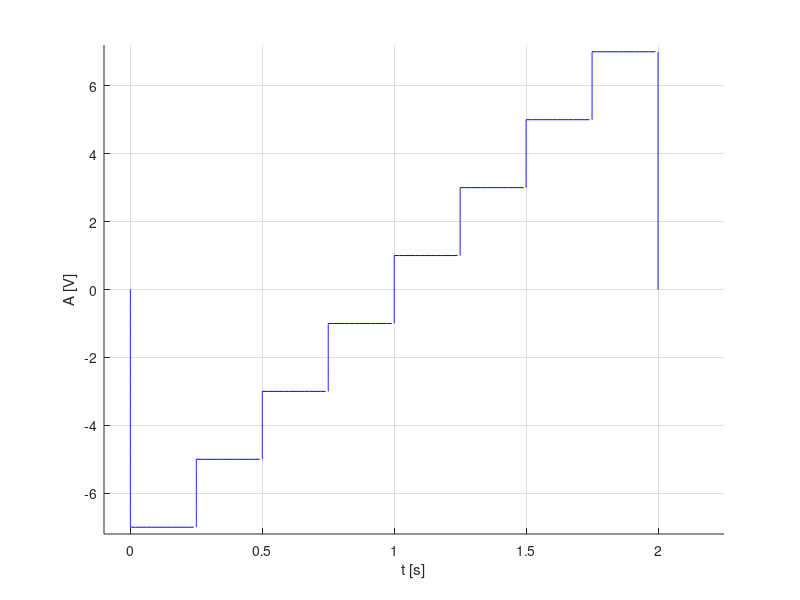

The MATLAB source for this figure:
%Se va genera un semnal cu rezolutie temporara de 20ms pentru un semnal continuu de tipul:
% Semnal dreptunghiular multinivel, aleator
% Durata fiecarui nivel: 0,25 s.
% Nivelurile {-7,-5,-3,-1,1,3,5,7}

hold on
xlabel('t [s]'),ylabel('A [V]')
%d) nivelurile {-7,-5,-3,-1,1,3,5,7}
%Rezolutia temporara de 20ms



%y variaza de la 0 la -7
y=0:-0.02:-7;
x=y*0;
plot(x,y,'b')
%nivel -7
x = 0: 0.02: 1/4;
y = -7+0*x;
plot(x, y, 'b'),grid

%x=1/4;y variaza de la -7 la -5
y=-7:0.02:-5;
x=y*0+1/4;
plot(x,y,'b')

%nivel -5
x = 1/4:0.02:1/2;
y=-5+0*x;
plot(x,y,'b')

%x=1/2; y variaza de la -5 la -3
y=-5:0.02:-3;
x=y*0+1/2;
plot(x,y,'b')

%nivel -3
x = 1/2:0.02:3/4;
y=-3+x*0;
plot(x,y,'b')

%x=3/4; y variaza de la -3 la -1
y=-3:0.02:-1;
x=y*0+3/4;
plot(x,y,'b')

%nivel -1
x = 3/4:0.02:1;
y=-1+x*0;
plot(x,y,'b')

%x=1; y variaza de la -1 la 1;
y=-1:0.02:1;
x=y*0+1;
plot(x,y,'b')

%nivel 1
x = 1:0.02:5/4;
y=1+x*0;
plot(x,y,'b')

%x=5/4; y variaza de la 1 la 3
y=1:0.02:3;
x=y*0+5/4;
plot(x,y,'b')

%nivel 3
x = 5/4:0.02:6/4;
y=3+x*0;
plot(x,y,'b')

%x=6/4; y variaza de la 3 la 5
y=3:0.02:5;
x=y*0+6/4;
plot(x,y,'b')

%nivel 5
x = 6/4:0.02:7/4;
y=5+x*0;
plot(x,y,'b')

%x=7/4; y variaza de la 5 la 7
y=5:0.02:7;
x=7/4+y*0;
plot(x,y,'b')

%nivel 7
x = 7/4:0.02:8/4;
y=7+x*0;
plot(x,y,'b')

%x=2; y variaza de la 7 la 0
y=7:-0.02:0;
x=2+y*0;
plot(x,y,'b')


axis([-0.1 2.25 -7.2 7.2])


%


